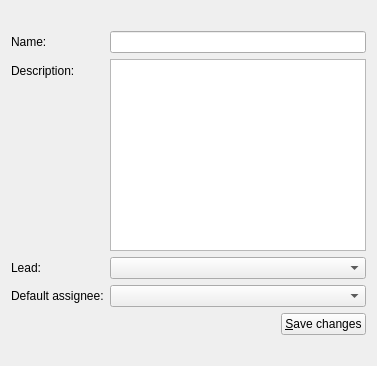
     <widget class="QWidget" name="component">
      <property name="dataslot" stdset="0">
       <string>readComponent</string>
      </property>
      <property name="action:readComponent" stdset="0">
       <string>readComponent component { id={main.content.project.projectComponents.selected}}</string>
      </property>
      <property name="answer" stdset="0">
       <string>Component component { id={main.content.component.componentID.id}; name {{main.content.component.componentName}}; description {{main.content.component.componentDescription}}; project { id={main.content.component.componentProject.id} }; lead { id={main.content.component.componentLead.selected}; login {{?}} }; defaultAssignee { id={main.content.component.componentDefaultAssignee.selected}; login {{?}} } }</string>
      </property>
      <layout class="QFormLayout" name="formLayout_4">
       <property name="fieldGrowthPolicy">
        <enum>QFormLayout::AllNonFixedFieldsGrow</enum>
       </property>
       <item row="0" column="0">
        <widget class="QLabel" name="label_18">
         <property name="text">
          <string/>
         </property>
         <property name="pixmap">
          <pixmap resource="../wolfzilla.qrc">:/images/component.png</pixmap>
         </property>
        </widget>
       </item>
       <item row="1" column="0">
        <widget class="QLabel" name="label_16">
         <property name="text">
          <string>Name:</string>
         </property>
         <property name="buddy">
          <cstring>componentName</cstring>
         </property>
        </widget>
       </item>
       <item row="1" column="1">
        <widget class="QLineEdit" name="componentName">
         <property name="initialFocus" stdset="0">
          <bool>true</bool>
         </property>
        </widget>
       </item>
       <item row="2" column="0">
        <widget class="QLabel" name="label_19">
         <property name="text">
          <string>Description:</string>
         </property>
         <property name="buddy">
          <cstring>componentDescription</cstring>
         </property>
        </widget>
       </item>
       <item row="2" column="1">
        <widget class="QTextEdit" name="componentDescription"/>
       </item>
       <item row="3" column="0">
        <widget class="QLabel" name="label_20">
         <property name="text">
          <string>Lead:</string>
         </property>
         <property name="buddy">
          <cstring>componentLead</cstring>
         </property>
        </widget>
       </item>
       <item row="3" column="1">
        <widget class="QComboBox" name="componentLead">
         <property name="action" stdset="0">
          <string>listUsers users { }</string>
         </property>
         <property name="answer" stdset="0">
          <string>UserList users { user[] { id={item.id}; login {{item.text}}; firstName{{?}}; lastName{{?}}; email{{?}} }</string>
         </property>
         <property name="dataslot" stdset="0">
          <string>refreshUsers</string>
         </property>
         <property name="action:refreshUsers" stdset="0">
          <string>listUsers users { }</string>
         </property>
        </widget>
       </item>
       <item row="4" column="0">
        <widget class="QLabel" name="label_17">
         <property name="text">
          <string>Default assignee:</string>
         </property>
         <property name="buddy">
          <cstring>componentDefaultAssignee</cstring>
         </property>
        </widget>
       </item>
       <item row="4" column="1">
        <widget class="QComboBox" name="componentDefaultAssignee">
         <property name="action" stdset="0">
          <string>listUsers users { }</string>
         </property>
         <property name="answer" stdset="0">
          <string>UserList users { user[] { id={item.id}; login {{item.text}}; firstName{{?}}; lastName{{?}}; email{{?}} }</string>
         </property>
         <property name="dataslot" stdset="0">
          <string>refreshUsers</string>
         </property>
         <property name="action:refreshUsers" stdset="0">
          <string>listUsers users { }</string>
         </property>
        </widget>
       </item>
       <item row="5" column="0" colspan="2">
        <layout class="QHBoxLayout" name="horizontalLayout_6">
         <item>
          <spacer name="horizontalSpacer_6">
           <property name="orientation">
            <enum>Qt::Horizontal</enum>
           </property>
           <property name="sizeHint" stdset="0">
            <size>
             <width>40</width>
             <height>20</height>
            </size>
           </property>
          </spacer>
         </item>
         <item>
          <widget class="QPushButton" name="select">
           <property name="text">
            <string>&amp;Save changes</string>
           </property>
           <property name="autoDefault">
            <bool>false</bool>
           </property>
           <property name="default">
            <bool>false</bool>
           </property>
           <property name="datasignal:clicked" stdset="0">
            <string>readProject,switchProject</string>
           </property>
           <property name="action" stdset="0">
            <string>updateComponent component { id={main.content.component.componentID.id:0}; project { id={main.content.component.componentProject.id:0} }; name {{main.content.component.componentName}};  description {{main.content.component.componentDescription}}; lead{id={main.content.component.componentLead.selected}}; defaultAssignee {id={main.content.component.componentDefaultAssignee.selected}} }</string>
           </property>
          </widget>
         </item>
        </layout>
       </item>
       <item row="6" column="1">
        <widget class="QLabel" name="componentProject">
         <property name="text">
          <string/>
         </property>
        </widget>
       </item>
       <item row="6" column="0">
        <widget class="QLabel" name="componentID">
         <property name="text">
          <string/>
         </property>
        </widget>
       </item>
      </layout>
     </widget>
